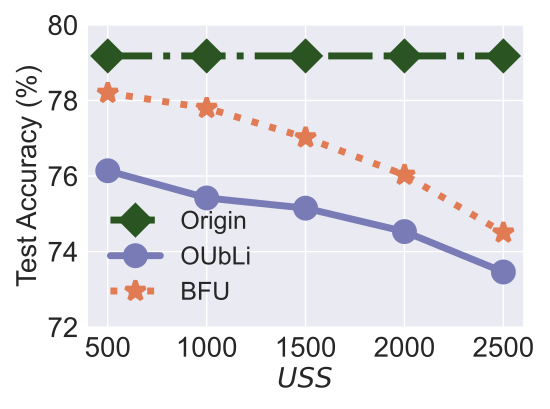

This figure's Python source:


import numpy as np
import matplotlib.pyplot as plt

epsilon = 3
beta = 1 / epsilon


x=[1, 2, 3, 4, 5]
# validation_for_plt =[97,95.8600, 94.9400, 93.5400, 93.2400]
# attack_for_plt=[0, 0.3524, 0, 0.1762, 0.1762]
# basic_for_plt=[99.8, 99.8, 99.8, 99.8, 99.8]

labels = ['500', '1000', '1500', '2000', '2500']
# unl_org = [97.77, 97.55, 97.35, 97.29, 97.21, 97.21]

# unl_hess_r = [96.6, 96.66, 96.04, 95.94, 95.85, 97.21]
OUL = [0.7614, 0.7542, 0.7515, 0.7453, 0.7346]

OUbLi_w = [0.5805, 0.5355, 0.5373, 0.5370, 0.5272]

bfu_acc =[0.7820, 0.7780, 0.7702, 0.7603, 0.7450]

vbu_acc = [0.7918,  0.7918, 0.7918, 0.7918, 0.7918]
# unl_ss_wo = [94.32, 94.53, 94.78, 93.38, 94.04, 97.21]
bfu_ldp_acc = [0.78531, 0.78531, 0.78531, 0.78531, 0.78531]


for i in range(len(OUL)):
    OUL[i] = OUL[i]*100
    OUbLi_w[i] = OUbLi_w[i]*100
    vbu_acc[i] = vbu_acc[i]*100
    bfu_acc[i] = bfu_acc[i]*100

plt.style.use('seaborn')
plt.figure(figsize=(5.5, 4.1))
l_w=5
m_s=15
marker_s = 3
markevery=1
#plt.figure(figsize=(8, 5.3))
#plt.plot(x, unl_fr, color='blue', marker='^', label='Retrain',linewidth=l_w, markersize=m_s)

plt.plot(x, vbu_acc, linestyle='-.', color='#2A5522',  marker='D', fillstyle='full', markevery=markevery, label='Origin',linewidth=l_w, markersize=m_s, markeredgewidth=marker_s)


#plt.plot(x, OUbLi_w, linestyle='--', color='#9BC985',  marker='s', fillstyle='full', markevery=markevery, label='OUbLi (w)',linewidth=l_w, markersize=m_s, markeredgewidth=marker_s)


plt.plot(x, OUL, linestyle='-', color='#797BB7', marker='o', fillstyle='full', markevery=markevery,
         label='OUbLi', linewidth=l_w, markersize=m_s, markeredgewidth=marker_s)

#plt.plot(x, unl_ss_w, color='g',  marker='*',  label='PriMU$_{w}$',linewidth=l_w, markersize=m_s)
#plt.plot(x, org_acc, linestyle='--', color='#9BC985',  marker='s', fillstyle='full', markevery=markevery, label='Origin',linewidth=l_w, markersize=m_s, markeredgewidth=marker_s)


plt.plot(x, bfu_acc, linestyle=':', color='#E07B54',  marker='*', fillstyle='full', markevery=markevery,
         label='BFU',linewidth=l_w, markersize=m_s, markeredgewidth=marker_s)


# plt.grid()
# leg = plt.legend(fancybox=True, shadow=True)
# plt.xlabel('Malicious Client Ratio (%)' ,fontsize=16)
plt.ylabel('Test Accuracy (%)' ,fontsize=20)
my_y_ticks = np.arange(72., 80.1, 2)
plt.yticks(my_y_ticks,fontsize=20)
plt.xlabel(r'$\it{USS}$',fontsize=20)

plt.xticks(x, labels, fontsize=20)
# plt.title('CIFAR10 IID')

# plt.annotate(r"1e0", xy=(0.1, 1.01), xycoords='axes fraction', xytext=(-10, 10), textcoords='offset points', ha='right', va='center', fontsize=15)


# plt.title('(c) Utility Preservation', fontsize=24)
plt.legend(loc='best', fontsize=18)
plt.tight_layout()
#plt.title("MNIST")
plt.rcParams['figure.figsize'] = (2.0, 1)
plt.rcParams['image.interpolation'] = 'nearest'
plt.rcParams['figure.subplot.left'] = 0.11
plt.rcParams['figure.subplot.bottom'] = 0.08
plt.rcParams['figure.subplot.right'] = 0.977
plt.rcParams['figure.subplot.top'] = 0.969
plt.savefig('CIFAR10_model_acc_uss.pdf', format='pdf', dpi=200)
plt.show()
